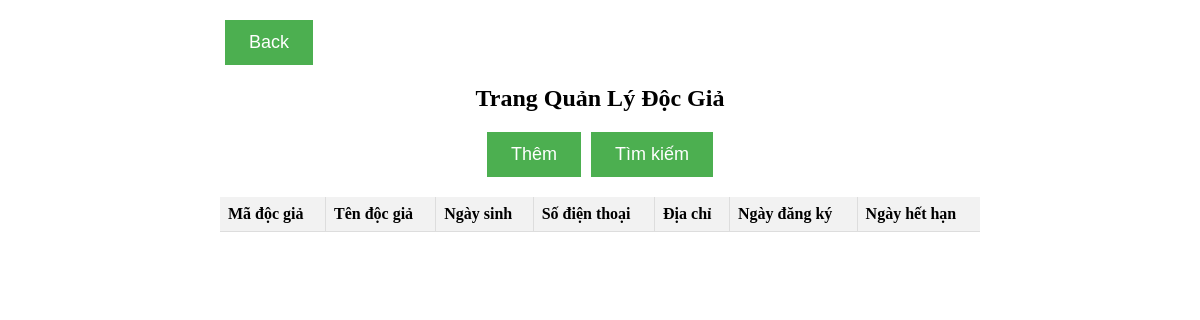
The app's page /quan-ly-doc-gia/, older data.
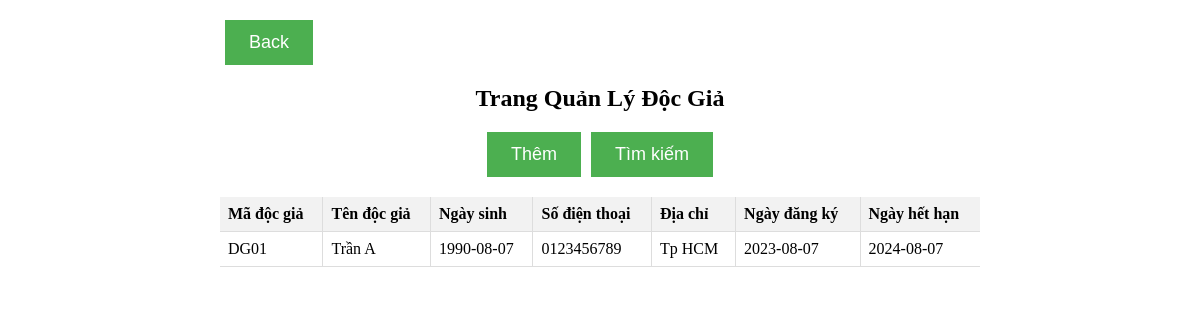
The same page, newer data.
### quan_ly_doc_gia/models.py (models this page shows, shortened)
class DocGia(models.Model):
    ma_doc_gia = models.CharField(max_length=10, unique=True)
    ten_doc_gia = models.CharField(max_length=200)
    ngay_sinh = models.DateField()
    so_dien_thoai = models.CharField(max_length=20)
    ngay_tao_the = models.DateField()
    ngay_het_han = models.DateField()
    dia_chi = models.TextField()

### quan_ly_doc_gia/views.py (the view)
# urls.py: path('', views.quan_ly_doc_gia_view, name='quan_ly_doc_gia'),
def quan_ly_doc_gia_view(request):
	button = request.POST.get('button')
	if button == 'back':
		return redirect('menu')
	readers = DocGia.objects.all()
	addForm = AddDocGia()
	updateForm = UpdateDocGia()
	context = {
		'readers': readers,
		'addForm': addForm,
		'updateForm': updateForm,
	}
	return render(request, 'quanLyDocGia.html', context)

### quan_ly_doc_gia/templates/quanLyDocGia.html (shortened to what this page needs)
<!DOCTYPE html>
<html lang="en">
<head>
    {% load static %}
    <link rel="stylesheet" href="{% static 'quan_ly_doc_gia/quanLyDocGia.css' %}">
</head>
<body>
    <div class="container">
        <form  method="post" action="{% url 'quan_ly_doc_gia' %}">
        <button class="back-btn" name="button" value="back">Back</button>
        </form>
        <h2>Trang Quản Lý Độc Giả</h2>
            <div class="button-row">
                <button type="button" class="add-btn" onclick="show('addDialog')">Thêm</button>
                <button class="search-btn" onclick="show('searchDialog')">Tìm kiếm</button>
            </div>
        <table class="reader-table">
            <thead>
                <tr>
                    <th>Mã độc giả</th>
                    <th>Tên độc giả</th>
                    <th>Ngày sinh</th>
                    <th>Số điện thoại</th>
                    <th>Địa chỉ</th>
                    <th>Ngày đăng ký</th>
                    <th>Ngày hết hạn</th>
                </tr>
            </thead>
            <tbody>
                {% for reader in readers %}
                <tr data-ma_doc_gia="{{ reader.ma_doc_gia }}" data-ten_doc_gia="{{ reader.ten_doc_gia }}" data-ngay_sinh="{{ reader.ngay_sinh }}" data-so_dien_thoai="{{ reader.so_dien_thoai }}" data-ngay_tao_the="{{ reader.ngay_tao_the }}" data-ngay_het_han="{{ reader.ngay_het_han }}" data-dia_chi="{{ reader.dia_chi }}">
                    <td>{{ reader.ma_doc_gia }}</td>
                    <td>{{ reader.ten_doc_gia }}</td>
                    <td>{{ reader.ngay_sinh|date:"Y-m-d" }}</td>
                    <td>{{ reader.so_dien_thoai }}</td>
                    <td>{{ reader.dia_chi }}</td>
                    <td>{{ reader.ngay_tao_the|date:"Y-m-d" }}</td>
                    <td>{{ reader.ngay_het_han|date:"Y-m-d" }}</td>
                </tr>
                {% endfor %}
            </tbody>
        </table>
    </div>
</body>
</html>

Row changes from the older to the newer data that the page shows:
added DocGia: ma_doc_gia "DG01", ten_doc_gia "Trần A", ngay_sinh "1990-08-07", so_dien_thoai "0123456789", dia_chi "Tp HCM", ngay_tao_the "2023-08-07", ngay_het_han "2024-08-07"
